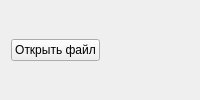
<?xml version="1.0" encoding="UTF-8"?>
<ui version="4.0">
 <class>ExpTab</class>
 <widget class="QWidget" name="ExpTab">
  <layout class="QVBoxLayout" name="verticalLayout">
   <item>
    <layout class="QHBoxLayout" name="toolbarLayout">
     <item>
      <widget class="QPushButton" name="openFileButton">
       <property name="text">
        <string>Открыть файл</string>
       </property>
      </widget>
     </item>
     <item>
      <spacer name="toolbarSpacer">
       <property name="orientation">
        <enum>Qt::Horizontal</enum>
       </property>
       <property name="sizeHint" stdset="0">
        <size>
         <width>40</width>
         <height>20</height>
        </size>
       </property>
      </spacer>
     </item>
    </layout>
   </item>
   <item>
    <layout class="QHBoxLayout" name="chartsLayout"/>
   </item>
  </layout>
 </widget>
 <resources/>
 <connections/>
</ui>
